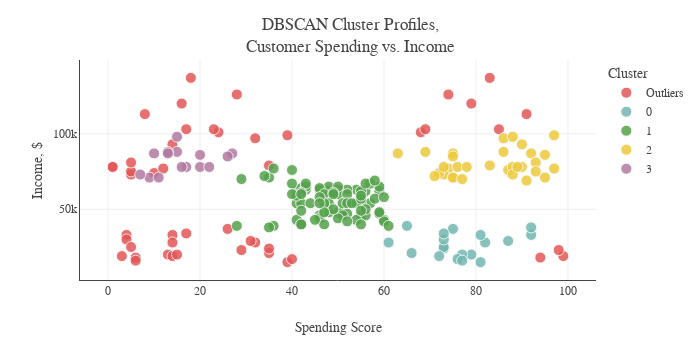

The code cell stored with this chart in its notebook:
### Markdown cell above
The upcoming clustering approach to explore is Density-Based Spatial Clustering of Applications with Noise (DBSCAN). Unlike K-Means or hierarchical clustering, DBSCAN partitions the data according to observation density, distinguishing regions of high density from those of low density. This method is adept at identifying irregularly shaped clusters and pinpointing outliers within the dataset. However, it's crucial to note that DBSCAN's performance may fluctuate depending on the density variations across observations.

### Code cell
# DB Scan clustering
db=DBSCAN(eps=15, min_samples=11, metric='euclidean')  #17,15 14,7 12 7 115
db_preds=db.fit_predict(clust_df)
plot_db=clust_df.copy()
plot_db['DB Cluster'] = db_preds
plot_db=plot_db.sort_values(by='DB Cluster')
plot_db['DB Cluster'] = plot_db['DB Cluster'].astype(str).apply(lambda x: 'Outliers' if x == '-1' else x)


# Plot of clusters   
fig = px.scatter(plot_db, x="Spending Score", y="Annual Income", color="DB Cluster",
                 color_discrete_sequence=px.colors.qualitative.T10[2:])
fig.update_traces(marker=dict(size=11, opacity=0.85, line=dict(width=1, color='#F7F7F7')))
fig.update_layout(template=temp, title="DBSCAN Cluster Profiles,<br>Customer Spending vs. Income", 
                  width=700, legend_title = 'Cluster',
                  xaxis=dict(title='Spending Score',showline=True, zeroline=False), 
                  yaxis=dict(title='Income, $',ticksuffix='k',showline=True))
fig.show()

### Figure 1 — Plotly figure (JSON) as saved in the notebook; plotly's stock layout.template omitted (floating-point values rounded to 4 significant figures)
{"data": [{"hovertemplate": "DB Cluster=Outliers<br>Spending Score=%{x}<br>Annual Income=%{y}<extra></extra>", "legendgroup": "Outliers", "marker": {"color": "#E45756", "line": {"color": "#F7F7F7", "width": 1}, "opacity": 0.85, "size": 11, "symbol": "circle"}, "mode": "markers", "name": "Outliers", "orientation": "v", "showlegend": true, "type": "scatter", "x": [39, 14, 17, 26, 18, 5, 10, 5, 12, 1, 1, 35, 5, 14, 32, 39, 24, 68, 17, 85, 23, 69, 8, 91, 16, 79, 28, 74, 4, 4, 83, 13, 14, 3, 94, 6, 35, 40, 99, 29, 6, 14, 35, 32, 5, 31, 98, 15], "xaxis": "x", "y": [15, 33, 34, 37, 137, 73, 74, 75, 77, 78, 78, 79, 81, 93, 97, 99, 101, 101, 103, 103, 103, 103, 113, 113, 120, 120, 126, 126, 33, 30, 137, 20, 19, 19, 18, 18, 21, 17, 19, 23, 16, 28, 24, 28, 25, 29, 23, 20], "yaxis": "y"}, {"hovertemplate": "DB Cluster=0<br>Spending Score=%{x}<br>Annual Income=%{y}<extra></extra>", "legendgroup": "0", "marker": {"color": "#72B7B2", "line": {"color": "#F7F7F7", "width": 1}, "opacity": 0.85, "size": 11, "symbol": "circle"}, "mode": "markers", "name": "0", "orientation": "v", "showlegend": true, "type": "scatter", "x": [66, 73, 79, 73, 87, 77, 73, 92, 76, 65, 77, 92, 81, 75, 82, 73, 81, 61, 72], "xaxis": "x", "y": [21, 24, 20, 25, 29, 20, 30, 33, 17, 39, 16, 38, 15, 37, 28, 34, 33, 28, 19], "yaxis": "y"}, {"hovertemplate": "DB Cluster=1<br>Spending Score=%{x}<br>Annual Income=%{y}<extra></extra>", "legendgroup": "1", "marker": {"color": "#54A24B", "line": {"color": "#F7F7F7", "width": 1}, "opacity": 0.85, "size": 11, "symbol": "circle"}, "mode": "markers", "name": "1", "orientation": "v", "showlegend": true, "type": "scatter", "x": [48, 54, 43, 52, 46, 48, 42, 56, 55, 59, 41, 50, 42, 40, 48, 43, 59, 43, 57, 56, 40, 58, 29, 35, 34, 42, 36, 46, 50, 50, 52, 50, 59, 51, 59, 52, 55, 47, 56, 46, 51, 46, 50, 48, 41, 60, 54, 60, 52, 42, 42, 47, 55, 28, 61, 36, 35, 45, 59, 49, 57, 48, 51, 55, 52, 54, 41, 47, 42, 56, 44, 49, 42, 53, 55, 58, 55, 60, 46, 55, 47, 41, 49, 40, 42, 46], "xaxis": "x", "y": [63, 63, 63, 63, 63, 62, 62, 62, 62, 62, 62, 63, 64, 76, 65, 65, 65, 67, 67, 67, 67, 69, 70, 71, 72, 61, 77, 64, 60, 65, 60, 48, 48, 48, 47, 47, 46, 60, 46, 46, 46, 44, 44, 48, 43, 43, 43, 42, 42, 40, 40, 40, 40, 39, 39, 39, 38, 43, 48, 61, 54, 54, 54, 54, 54, 54, 54, 54, 54, 50, 54, 50, 49, 54, 49, 57, 57, 58, 58, 59, 48, 59, 60, 60, 60, 54], "yaxis": "y"}, {"hovertemplate": "DB Cluster=2<br>Spending Score=%{x}<br>Annual Income=%{y}<extra></extra>", "legendgroup": "2", "marker": {"color": "#EECA3B", "line": {"color": "#F7F7F7", "width": 1}, "opacity": 0.85, "size": 11, "symbol": "circle"}, "mode": "markers", "name": "2", "orientation": "v", "showlegend": true, "type": "scatter", "x": [92, 63, 75, 95, 97, 69, 90, 86, 88, 95, 86, 75, 93, 91, 87, 97, 74, 90, 73, 88, 88, 76, 93, 72, 89, 75, 78, 73, 75, 83, 77, 71], "xaxis": "x", "y": [87, 87, 87, 71, 99, 88, 93, 97, 98, 86, 88, 85, 81, 69, 76, 77, 77, 78, 73, 78, 73, 78, 75, 74, 78, 71, 78, 78, 71, 79, 70, 72], "yaxis": "y"}, {"hovertemplate": "DB Cluster=3<br>Spending Score=%{x}<br>Annual Income=%{y}<extra></extra>", "legendgroup": "3", "marker": {"color": "#B279A2", "line": {"color": "#F7F7F7", "width": 1}, "opacity": 0.85, "size": 11, "symbol": "circle"}, "mode": "markers", "name": "3", "orientation": "v", "showlegend": true, "type": "scatter", "x": [9, 7, 11, 20, 15, 17, 20, 16, 15, 13, 10, 13, 27, 26, 22], "xaxis": "x", "y": [71, 73, 71, 86, 98, 78, 78, 78, 88, 88, 87, 87, 87, 85, 78], "yaxis": "y"}], "layout": {"height": 360, "legend": {"title": {"text": "Cluster"}, "tracegroupgap": 0}, "margin": {"t": 60}, "title": {"text": "DBSCAN Cluster Profiles,<br>Customer Spending vs. Income"}, "width": 700, "xaxis": {"anchor": "y", "autorange": true, "domain": [0, 1], "range": [-6.119, 106.1], "showline": true, "title": {"text": "Spending Score"}, "type": "linear", "zeroline": false}, "yaxis": {"anchor": "x", "autorange": true, "domain": [0, 1], "range": [3.164, 148.8], "showline": true, "ticksuffix": "k", "title": {"text": "Income, $"}, "type": "linear"}}}
